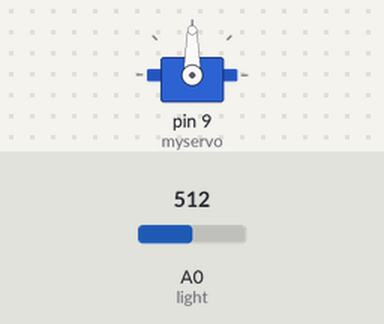
Simulated run of this sketch. Board: Arduino Uno, built with avr-gcc and run on an emulated ATmega328P. Parts: servo. The inputs (shaded band) are chosen by the test bench; at power-on: A0 (light) = 512.

Above: at 1.2 s.
1.3 s: A0 (light) set to 716
At 2.5 s:
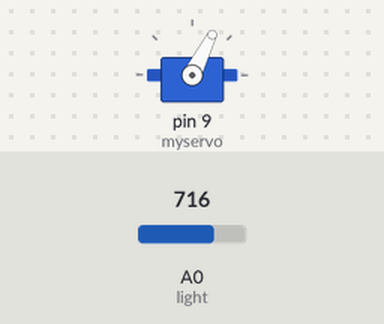
2.8 s: A0 (light) set to 900
At 3.6 s:
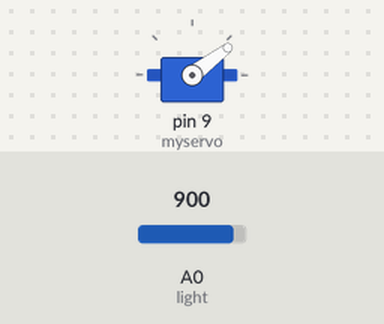
4.3 s: A0 (light) set to 306
At 4.8 s:
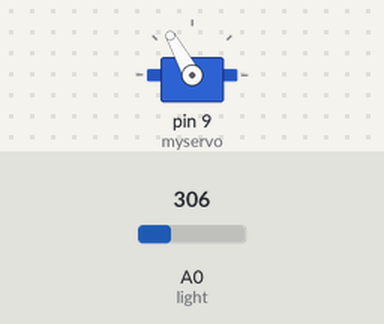
5.8 s: A0 (light) set to 122
At 7.0 s:
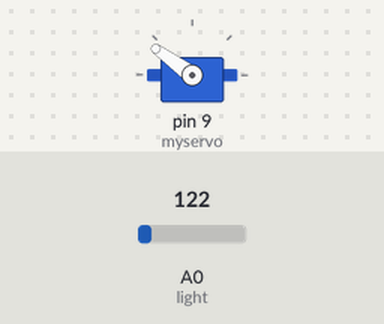
7.3 s: A0 (light) set to 0
At 8.2 s:
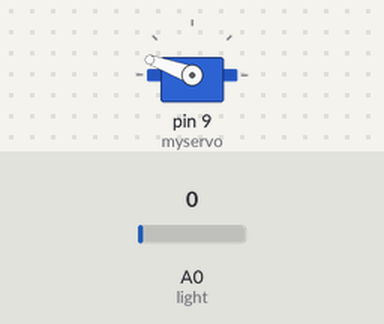
Timing chart, 0 to 9.8 s (numbered marks = the images above; inputs shaded):
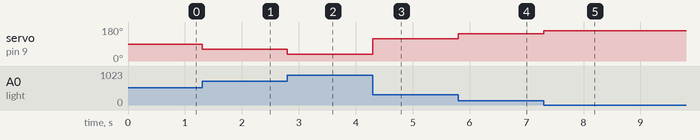

Measured:
- after the input at 1.3 s, servo on pin 9 (myservo): 90° → 63° at once
- after the input at 2.8 s, servo on pin 9 (myservo): 63° → 37° at once
- after the input at 4.3 s, servo on pin 9 (myservo): 37° → 119° at once
- after the input at 5.8 s, servo on pin 9 (myservo): 119° → 144° at once
- after the input at 7.3 s, servo on pin 9 (myservo): 144° → 160° at once

The sketch:

SIK_Circuit_3A-ServowithPhotoresistor.ino
```cpp
/*
SparkFun Inventor’s Kit
Circuit 3A-Servo

Move a servo attached to pin 9 so that it's angle matches a potentitometer attached to A0.

This sketch was written by SparkFun Electronics, with lots of help from the Arduino community.
This code is completely free for any use.

View circuit diagram and instructions at: https://learn.sparkfun.com/tutorials/sparkfun-inventors-kit-experiment-guide---v40
Download drawings and code at: https://github.com/sparkfun/SIK-Guide-Code
 */

#include <Servo.h>          //include the servo library

int photoresistor = 0;              //this variable will hold a value based on the position of the knob

int servoPosition;         //the servo will move to this position

Servo myservo;              //create a servo object

void setup() {

  myservo.attach(9);        //tell the servo object that its servo is plugged into pin 9

}

void loop() {


  photoresistor = analogRead(A0);                     //use analog read to measure the light level

  servoPosition = map(photoresistor, 0,1023,160,20);  //convert the potentiometer number to a servo position from 20-160
                                                    //Note: its best to avoid driving the little SIK servos all the
                                                    //way to 0 or 180 degrees it can cause the motor to jitter, which is bad for the servo.

  myservo.write(servoPosition);                      //move the servo to the 10 degree position
}
```
